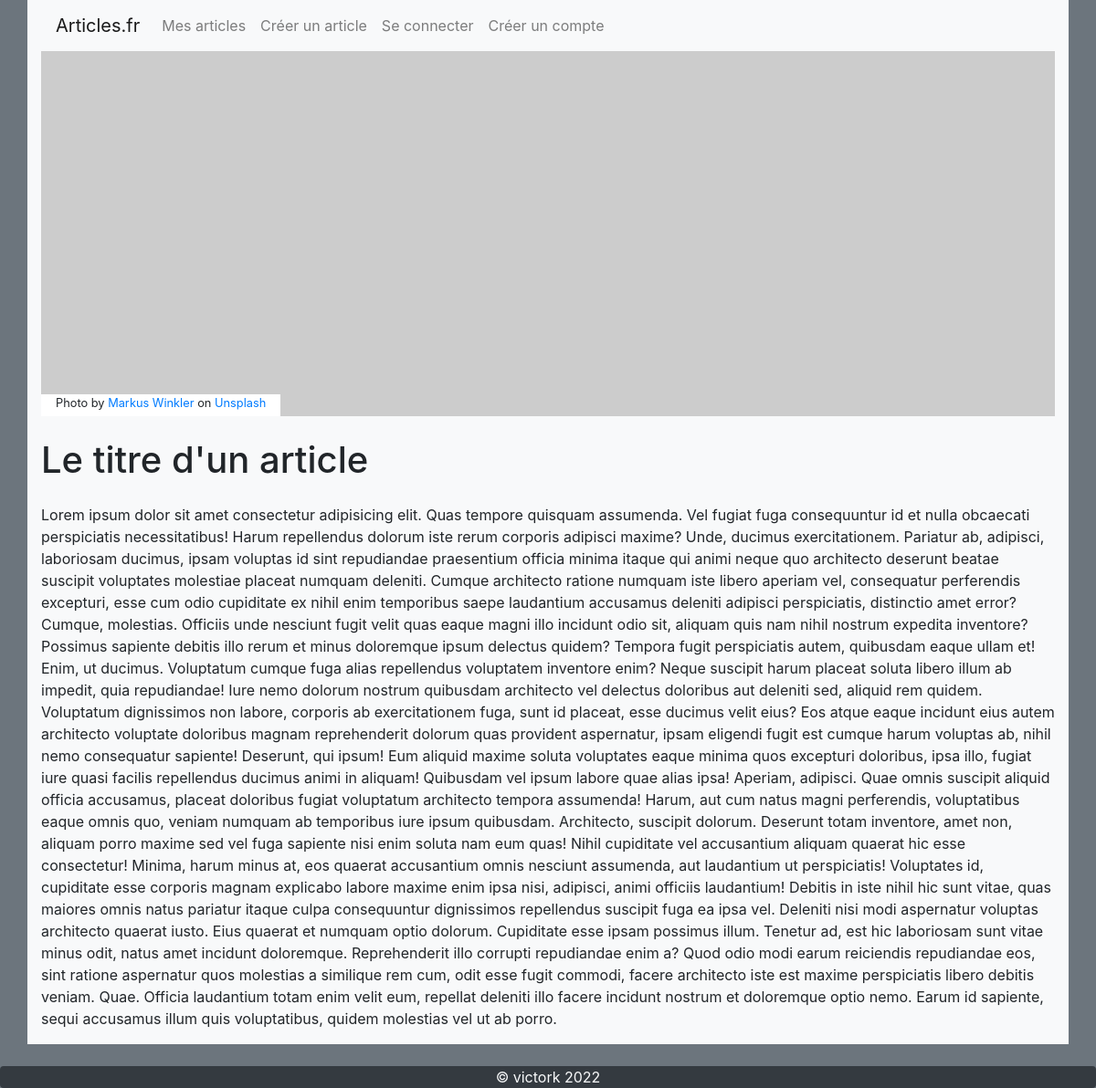
Screenshot of /article.php?id=1 with the database file from the repository.
### tables this page shows
CREATE TABLE  `articles` (
  `id` int(10) UNSIGNED NOT NULL,
  `titre` varchar(255) NOT NULL,
  `contenu` text NOT NULL,
  `image` text NOT NULL,
  `image_alt` text NOT NULL,
  `image_copyright` text NOT NULL,
  `date` date NOT NULL,
  `lien` text NOT NULL
);

### fonctions/fonctions_bdd.php (called while the page is built, shortened)
<?php
function connectDB() {
	include __DIR__ . '/../config/config_bdd.php';
	try {
		$bdd = new PDO('mysql:host=' . $host . ';port=' . $db_port . ';dbname=' . $dbName . ';charset=utf8', $user, $password);
		return $bdd;
	} catch (PDOException $e) {
		include __DIR__ . '/../errors/500.php';
		die();
	}
}
function getArticle($id = null) {
	if (!empty($id)) {
		$bdd = connectDB();
		$statement = $bdd->prepare('SELECT * FROM articles WHERE id = ?');
		$statement->bindParam(1, $id);
		if ($statement->execute()) return $statement->fetch();
		else return false;
	}
}

### article.php (the view, shortened to what this page needs)
<?php
include_once 'fonctions/fonctions_bdd.php';
if (!empty($_GET['id'])) {
    $article = getArticle($_GET['id']);
    include_once './layout/header.php';
    ?>
	<img src="<?php echo $article['image']; ?>"
  alt="<?php echo $article['image_alt']; ?>" class="banner" />
	<small><?php echo $article['image_copyright']; ?></small>
	<h1 class="mb-4"><?php echo $article['titre']; ?></h1>
	<p><?php echo $article['contenu']; ?></p>
<?php include_once 'layout/footer.php';
} else {
    include_once 'errors/404.php';
    die;
}

### layout/header.php (shortened to what this page needs)
<!doctype html>
<html lang="en">
<head>
	<link rel="stylesheet" href="https://stackpath.bootstrapcdn.com/bootstrap/4.3.1/css/bootstrap.min.css">
	<link rel="stylesheet" href="./../css/style.css">
</head>
<body class="bg-secondary">
	<div class="container scroll bg-light">
	<nav class="navbar navbar-expand-lg navbar-light bg-light">
  <a class="navbar-brand" href="index.php">Articles.fr</a>
  <div class="collapse navbar-collapse" id="navbarSupportedContent">
	<ul class="navbar-nav mr-auto">
						<li class="nav-item">
							<a class="nav-link" href="liste-articles.php">Mes articles</a>
						</li>
						<li class="nav-item">
							<a class="nav-link" href="creer-article.php">Créer un article</a>
						</li>
						<?php if (!empty($_SESSION['is_connected'])) {?>
							<li class="nav-item">
								<a class="nav-link" href="logout.php">Se déconnecter</a>
							</li>
						<?php } else {?>
							<li class="nav-item">
								<a class="nav-link" href="login.php">Se connecter</a>
							</li>
							<li class="nav-item">
								<a class="nav-link" href="signup.php">Créer un compte</a>
							</li>
						<?php }?>
					</ul>
  </div>
 </nav>

### layout/footer.php (shortened to what this page needs)
</div>
<footer class="bg-dark text-light rounded text-center mt-4">&copy; victork 2022</footer>
</body>
</html>

### css/style.css (style rules this page uses)
img.banner { width : 100%; height : 25rem; -o-object-fit: cover; object-fit: cover; }
img.banner+small { margin-top : -1.5rem; height : 1.5rem; width : auto; padding : 0 1rem; background-color: white; display : inline-block; vertical-align : top; }
body { min-height:100vh; display:flex; flex-direction:column; }
.scroll { flex-grow:1; }

### rows the page displays
articles: image_copyright "Photo by Markus Winkler on Unsplash", titre "Le titre d'un article", contenu "Lorem ipsum dolor sit amet consectetur adipisicing elit. Quas tempore quisquam assumenda. Vel fugiat fuga consequuntur id et nulla obcaecati perspiciatis necessitatibus! Harum repellendus dolorum iste rerum corporis adipisci maxime? Unde, ducimus exercitationem. Pariatur ab, adipisci, laboriosam ducimus, ipsam voluptas id sint repudiandae praesentium officia minima itaque qui animi neque quo architecto deserunt beatae suscipit voluptates molestiae placeat numquam deleniti. Cumque architecto ratione numquam iste libero aperiam vel, consequatur perferendis excepturi, esse cum odio cupiditate ex nihil enim temporibus saepe laudantium accusamus deleniti adipisci perspiciatis, distinctio amet…"
